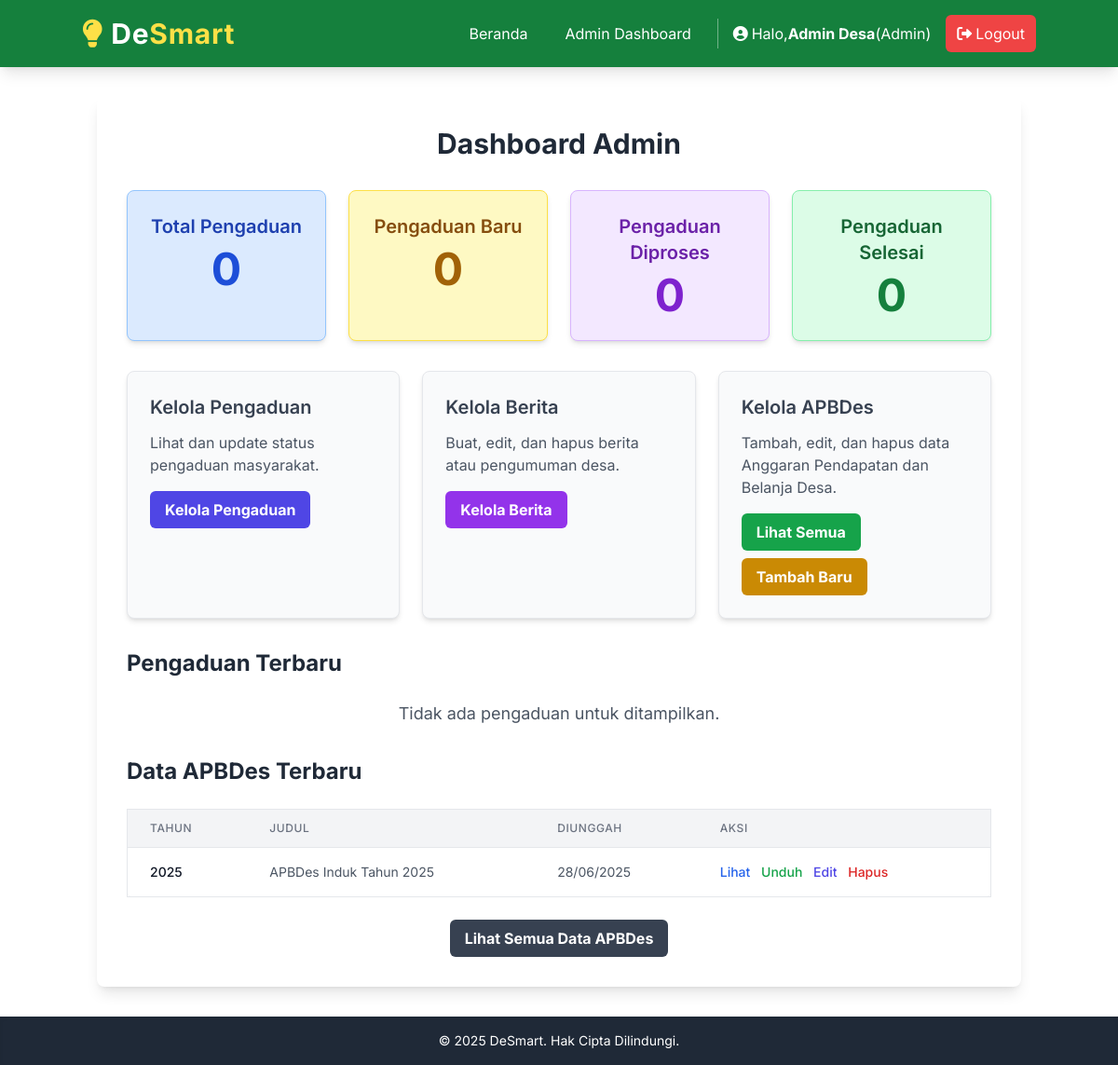
The app's page /admin/dashboard (signed in) with its own data.
### models.py (models this page shows, shortened)
class User(db.Model, UserMixin):
    id = db.Column(db.Integer, primary_key=True)
    username = db.Column(db.String(20), unique=True, nullable=False)
    email = db.Column(db.String(120), unique=True, nullable=False)
    password_hash = db.Column(db.String(255))
    role = db.Column(db.String(20), default='warga', nullable=False) # 'warga' atau 'admin'
    tanggal_daftar = db.Column(db.DateTime, default=datetime.utcnow)
    pengaduan = db.relationship('Pengaduan', backref='pembuat', lazy=True)

class APBDes(db.Model):
    id = db.Column(db.Integer, primary_key=True)
    tahun = db.Column(db.Integer, nullable=False)
    judul = db.Column(db.String(200), nullable=False) # Misal: "APBDes Tahun 2024"
    deskripsi = db.Column(db.Text, nullable=True) # Ringkasan atau detail anggaran
    url_file_apbdes = db.Column(db.String(255), nullable=True)
    tanggal_unggah = db.Column(db.DateTime, default=datetime.utcnow)
    pengunggah_id = db.Column(db.Integer, db.ForeignKey('user.id'), nullable=False) # Siapa yang mengunggah
    pengunggah = db.relationship('User', backref='apbdes_uploads', lazy=True)

### app.py (the view)
@app.route('/admin/dashboard')
@admin_required
def admin_dashboard():
    total_pengaduan = Pengaduan.query.count()
    pengaduan_baru = Pengaduan.query.filter_by(status='Diterima').count()
    pengaduan_diproses = Pengaduan.query.filter_by(status='Diproses').count()
    pengaduan_selesai = Pengaduan.query.filter_by(status='Selesai').count()
    latest_pengaduans = Pengaduan.query.order_by(Pengaduan.tanggal_pengaduan.desc()).limit(5).all()
    latest_apbdes = APBDes.query.order_by(APBDes.tahun.desc(), APBDes.tanggal_unggah.desc()).limit(3).all()
    return render_template('admin/dashboard.html', title='Dashboard Admin',
                            total_pengaduan=total_pengaduan,
                            pengaduan_baru=pengaduan_baru,
                            pengaduan_diproses=pengaduan_diproses,
                            pengaduan_selesai=pengaduan_selesai,
                            latest_pengaduans=latest_pengaduans,
                            latest_apbdes=latest_apbdes)

### app.py (called while the page is built)
@login_manager.user_loader
def load_user(user_id):
    return User.query.get(int(user_id))

def admin_required(f):
    @wraps(f)
    def decorated_function(*args, **kwargs):
        if not current_user.is_authenticated or current_user.role != 'admin':
            flash('Anda tidak memiliki izin untuk mengakses halaman ini.', 'danger')
            return redirect(url_for('index'))
        return f(*args, **kwargs)
    return decorated_function

### templates/admin/dashboard.html (shortened to what this page needs)
{% extends 'layout.html' %}
{% block content %}
    <h2 class="text-3xl font-bold text-center text-gray-800 mb-8">Dashboard Admin</h2>
    <div class="grid grid-cols-1 md:grid-cols-2 lg:grid-cols-4 gap-6 mb-8">
        <div class="bg-blue-100 p-6 rounded-lg shadow-md border border-blue-300 text-center">
            <h3 class="text-xl font-semibold text-blue-800 mb-2">Total Pengaduan</h3>
            <p class="text-5xl font-bold text-blue-700">{{ total_pengaduan }}</p>
        </div>
        <div class="bg-yellow-100 p-6 rounded-lg shadow-md border border-yellow-300 text-center">
            <h3 class="text-xl font-semibold text-yellow-800 mb-2">Pengaduan Baru</h3>
            <p class="text-5xl font-bold text-yellow-700">{{ pengaduan_baru }}</p>
        </div>
        <div class="bg-purple-100 p-6 rounded-lg shadow-md border border-purple-300 text-center">
            <h3 class="text-xl font-semibold text-purple-800 mb-2">Pengaduan Diproses</h3>
            <p class="text-5xl font-bold text-purple-700">{{ pengaduan_diproses }}</p>
        </div>
        <div class="bg-green-100 p-6 rounded-lg shadow-md border border-green-300 text-center">
            <h3 class="text-xl font-semibold text-green-800 mb-2">Pengaduan Selesai</h3>
            <p class="text-5xl font-bold text-green-700">{{ pengaduan_selesai }}</p>
        </div>
    </div>
    <div class="grid grid-cols-1 md:grid-cols-2 lg:grid-cols-3 gap-6 mb-8">
        <div class="bg-gray-50 p-6 rounded-lg shadow-md border border-gray-200">
            <h3 class="text-xl font-semibold text-gray-700 mb-3">Kelola Pengaduan</h3>
            <p class="text-gray-600 mb-4">Lihat dan update status pengaduan masyarakat.</p>
            <a href="{{ url_for('kelola_pengaduan') }}" class="inline-block bg-indigo-600 hover:bg-indigo-700 text-white font-bold py-2 px-4 rounded-md transition-colors">Kelola Pengaduan</a>
        </div>
        <div class="bg-gray-50 p-6 rounded-lg shadow-md border border-gray-200">
            <h3 class="text-xl font-semibold text-gray-700 mb-3">Kelola Berita</h3>
            <p class="text-gray-600 mb-4">Buat, edit, dan hapus berita atau pengumuman desa.</p>
            <a href="{{ url_for('kelola_berita') }}" class="inline-block bg-purple-600 hover:bg-purple-700 text-white font-bold py-2 px-4 rounded-md transition-colors">Kelola Berita</a>
        </div>
        <div class="bg-gray-50 p-6 rounded-lg shadow-md border border-gray-200">
            <h3 class="text-xl font-semibold text-gray-700 mb-3">Kelola APBDes</h3>
            <p class="text-gray-600 mb-4">Tambah, edit, dan hapus data Anggaran Pendapatan dan Belanja Desa.</p>
            <div class="flex flex-wrap gap-2">
                <a href="{{ url_for('kelola_apbdes') }}" class="inline-block bg-green-600 hover:bg-green-700 text-white font-bold py-2 px-4 rounded-md transition-colors">Lihat Semua</a>
                <a href="{{ url_for('buat_apbdes') }}" class="inline-block bg-yellow-600 hover:bg-yellow-700 text-white font-bold py-2 px-4 rounded-md transition-colors">Tambah Baru</a>
            </div>
        </div>
    </div>
    <h3 class="text-2xl font-bold text-gray-800 mb-6">Pengaduan Terbaru</h3>
    {% if latest_pengaduans %}
        <div class="overflow-x-auto mb-8">
            <table class="min-w-full bg-white border border-gray-200 rounded-lg shadow-sm">
                <thead>
                    <tr class="bg-gray-100 border-b border-gray-200">
                        <th class="px-6 py-3 text-left text-xs font-medium text-gray-500 uppercase tracking-wider">Judul</th>
                        <th class="px-6 py-3 text-left text-xs font-medium text-gray-500 uppercase tracking-wider">Pelapor</th>
                        <th class="px-6 py-3 text-left text-xs font-medium text-gray-500 uppercase tracking-wider">Tanggal</th>
                        <th class="px-6 py-3 text-left text-xs font-medium text-gray-500 uppercase tracking-wider">Status</th>
                        <th class="px-6 py-3 text-left text-xs font-medium text-gray-500 uppercase tracking-wider">Aksi</th>
                    </tr>
                </thead>
                <tbody class="divide-y divide-gray-200">
                    {% for pengaduan in latest_pengaduans %}
                        <tr>
                            <td class="px-6 py-4 whitespace-nowrap text-sm font-medium text-gray-900">{{ pengaduan.judul }}</td>
                            <td class="px-6 py-4 whitespace-nowrap text-sm text-gray-600">{{ pengaduan.pembuat.username }}</td>
                            <td class="px-6 py-4 whitespace-nowrap text-sm text-gray-600">{{ pengaduan.tanggal_pengaduan.strftime('%d/%m/%Y') }}</td>
                            <td class="px-6 py-4 whitespace-nowrap">
                                <span class="px-2 inline-flex text-xs leading-5 font-semibold rounded-full
                                    {% if pengaduan.status == 'Selesai' %} bg-green-100 text-green-800
                                    {% elif pengaduan.status == 'Diproses' %} bg-blue-100 text-blue-800
                                    {% elif pengaduan.status == 'Ditolak' %} bg-red-100 text-red-800
                                    {% else %} bg-gray-100 text-gray-800 {% endif %}">
                                    {{ pengaduan.status }}
                                </span>
                            </td>
                            <td class="px-6 py-4 whitespace-nowrap text-sm font-medium">
                                <a href="{{ url_for('detail_pengaduan', pengaduan_id=pengaduan.id) }}" class="text-blue-600 hover:text-blue-900 mr-2">Lihat</a>
                                <a href="{{ url_for('update_pengaduan_status', pengaduan_id=pengaduan.id) }}" class="text-indigo-600 hover:text-indigo-900">Kelola</a>
                            </td>
                        </tr>
                    {% endfor %}
                </tbody>
            </table>
        </div>
        <div class="mt-6 text-center">
            <a href="{{ url_for('kelola_pengaduan') }}" class="inline-block bg-gray-700 hover:bg-gray-800 text-white font-bold py-2 px-4 rounded-md transition-colors">Lihat Semua Pengaduan</a>
        </div>
    {% else %}
        <p class="text-center text-gray-600 text-lg">Tidak ada pengaduan untuk ditampilkan.</p>
    {% endif %}
    <h3 class="text-2xl font-bold text-gray-800 mb-6 mt-8">Data APBDes Terbaru</h3>
    {% if latest_apbdes %}
        <div class="overflow-x-auto">
            <table class="min-w-full bg-white border border-gray-200 rounded-lg shadow-sm">
                <thead>
                    <tr class="bg-gray-100 border-b border-gray-200">
                        <th class="px-6 py-3 text-left text-xs font-medium text-gray-500 uppercase tracking-wider">Tahun</th>
                        <th class="px-6 py-3 text-left text-xs font-medium text-gray-500 uppercase tracking-wider">Judul</th>
                        <th class="px-6 py-3 text-left text-xs font-medium text-gray-500 uppercase tracking-wider">Diunggah</th>
                        <th class="px-6 py-3 text-left text-xs font-medium text-gray-500 uppercase tracking-wider">Aksi</th>
                    </tr>
                </thead>
                <tbody class="divide-y divide-gray-200">
                    {% for apbdes in latest_apbdes %}
                        <tr>
                            <td class="px-6 py-4 whitespace-nowrap text-sm font-medium text-gray-900">{{ apbdes.tahun }}</td>
                            <td class="px-6 py-4 whitespace-nowrap text-sm text-gray-600">{{ apbdes.judul }}</td>
                            <td class="px-6 py-4 whitespace-nowrap text-sm text-gray-600">{{ apbdes.tanggal_unggah.strftime('%d/%m/%Y') }}</td>
                            <td class="px-6 py-4 whitespace-nowrap text-sm font-medium">
                                <a href="{{ url_for('detail_apbdes_publik', apbdes_id=apbdes.id) }}" class="text-blue-600 hover:text-blue-900 mr-2">Lihat</a>
                                {% if apbdes.url_file_apbdes %}
                                    <a href="{{ url_for('uploaded_file', filename=apbdes.url_file_apbdes) }}" target="_blank" class="text-green-600 hover:text-green-900 mr-2">Unduh</a>
                                {% endif %}
                                <a href="{{ url_for('edit_apbdes', apbdes_id=apbdes.id) }}" class="text-indigo-600 hover:text-indigo-900 mr-2">Edit</a>
                                <form action="{{ url_for('hapus_apbdes', apbdes_id=apbdes.id) }}" method="POST" class="inline" onsubmit="return confirm('Apakah Anda yakin ingin menghapus data APBDes ini?');">
                                    <button type="submit" class="text-red-600 hover:text-red-900">Hapus</button>
                                </form>
                            </td>
                        </tr>
                    {% endfor %}
                </tbody>
            </table>
        </div>
        <div class="mt-6 text-center">
            <a href="{{ url_for('kelola_apbdes') }}" class="inline-block bg-gray-700 hover:bg-gray-800 text-white font-bold py-2 px-4 rounded-md transition-colors">Lihat Semua Data APBDes</a>
        </div>
    {% else %}
        <p class="text-center text-gray-600 text-lg">Tidak ada data APBDes terbaru untuk ditampilkan.</p>
    {% endif %}
{% endblock %}

### templates/layout.html (shortened to what this page needs)
<!DOCTYPE html>
<html lang="en">
<head>
    <script src="https://cdn.tailwindcss.com"></script>
    <link rel="stylesheet" href="https://cdnjs.cloudflare.com/ajax/libs/font-awesome/6.0.0-beta3/css/all.min.css">
    <link rel="stylesheet" href="{{ url_for('static', filename='css/style.css') }}">
</head>
<body class="min-h-screen flex flex-col">
    <header class="bg-green-700 text-white p-4 shadow-lg sticky top-0 z-50">
        <nav class="container mx-auto flex flex-col md:flex-row justify-between items-center relative">
            <a href="/" class="text-3xl font-bold tracking-wide hover:text-yellow-200 transition-colors duration-200 flex items-center mb-4 md:mb-0">
                <i class="fas fa-lightbulb text-yellow-300 mr-2"></i>
                De<span class="text-yellow-300">Smart</span>
            </a>
            <div id="nav-menu" class="hidden md:flex flex-col md:flex-row items-center space-y-2 md:space-y-0 md:space-x-4 flex-wrap justify-center md:justify-end w-full md:w-auto">
                {% if current_user.is_authenticated %}
                    {% if current_user.role == 'admin' %}
                        <a href="/" class="text-white hover:bg-green-600 px-3 py-2 rounded-md transition-colors w-full md:w-auto text-center">Beranda</a>
                        <a href="{{ url_for('admin_dashboard') }}" class="text-white hover:bg-green-600 px-3 py-2 rounded-md transition-colors w-full md:w-auto text-center">Admin Dashboard</a>
                    {% endif %}
                    <span class="text-white text-base ml-2 md:ml-4 pl-2 md:pl-4 border-l border-white border-opacity-40 py-1 flex items-center w-full md:w-auto justify-center md:justify-start">
                        <i class="fas fa-user-circle mr-1"></i>
                        Halo, <span class="font-bold">{{ current_user.username }}</span>(<span class="capitalize">{{ current_user.role }}</span>)
                    </span>
                    <a href="{{ url_for('logout') }}" class="bg-red-500 hover:bg-red-600 text-white px-3 py-2 rounded-md flex items-center w-full md:w-auto justify-center">
                        <i class="fas fa-sign-out-alt mr-1"></i>Logout
                    </a>
                {% endif %}
            </div>
        </nav>
    </header>
    <main class="container mx-auto px-4 py-8 flex-grow">
        <div class="bg-white p-8 rounded-lg shadow-lg">
            {% block content %}{% endblock %}
        </div>
    </main>
    <footer class="bg-gray-800 text-white p-4 text-center mt-auto shadow-inner">
        <p class="text-sm">&copy; 2025 DeSmart. Hak Cipta Dilindungi.</p>
    </footer>
</body>
</html>

### templates/layout.html (style rules this page uses)
body { font-family: 'Inter', sans-serif; @apply bg-gray-100 text-gray-800; }

### records on screen
User: username "Admin Desa", role "Admin"
APBDes: tahun "2025", judul "APBDes Induk Tahun 2025", tanggal_unggah "28/06/2025"

### other values on screen
{{ total_pengaduan }} "0"
{{ pengaduan_baru }} "0"
{{ pengaduan_diproses }} "0"
{{ pengaduan_selesai }} "0"
